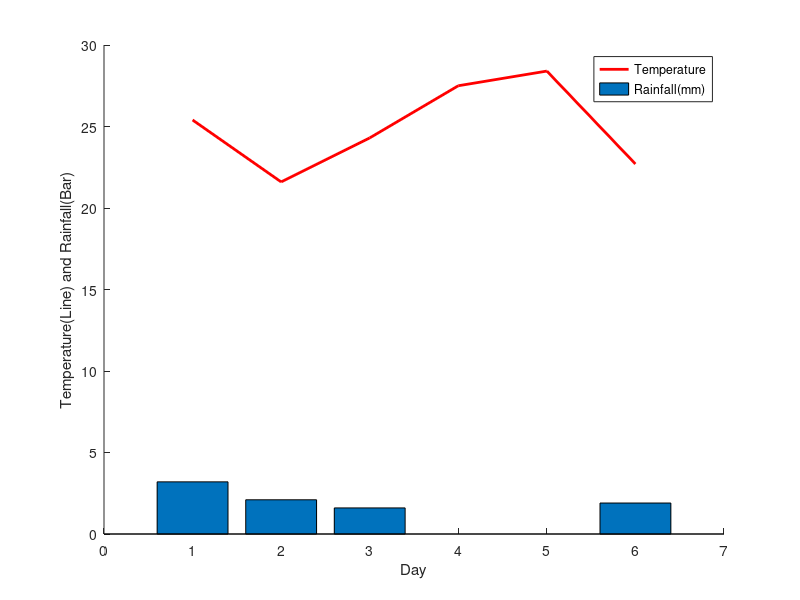

Write MATLAB code to recreate this figure.
Sample=[1 25.4 3.2; 2 21.6 2.1; 3 24.3 1.6; 4 27.5 0; 5 28.4 0; 6 22.7 1.9]
Day=Sample(:,1)
Temp=Sample(:,2)
Rain=Sample(:,3)

hold on
plot(Day, Temp, 'r', 'LineWidth', 2)
bar(Day, Rain)
hold off
xlabel('Day')
ylabel('Temperature(Line) and Rainfall(Bar)')
legend('Temperature', 'Rainfall(mm)')
